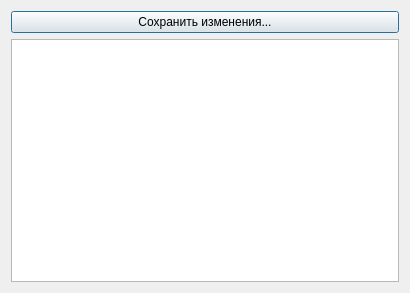
<?xml version="1.0" encoding="UTF-8"?>
<ui version="4.0">
 <class>Dialog</class>
 <widget class="QDialog" name="Dialog">
  <property name="geometry">
   <rect>
    <x>0</x>
    <y>0</y>
    <width>410</width>
    <height>293</height>
   </rect>
  </property>
  <property name="windowTitle">
   <string>Dialog</string>
  </property>
  <layout class="QVBoxLayout" name="verticalLayout">
   <item>
    <widget class="QPushButton" name="pushButton_2">
     <property name="text">
      <string>Сохранить изменения...</string>
     </property>
    </widget>
   </item>
   <item>
    <widget class="QTableView" name="tableView"/>
   </item>
  </layout>
 </widget>
 <resources>
  <include location="../../resources.qrc"/>
 </resources>
 <connections/>
</ui>
